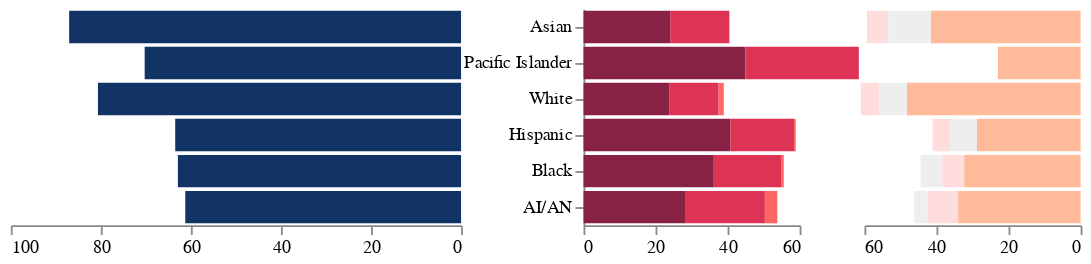

Notebook source saved alongside this figure:
### Markdown cell above
## race bars

### Code cell
base = alt.Chart(race_df).add_selection(
    select_year
).transform_filter(
    select_year
).properties(
    width=250, 
)

left3 = base.transform_filter(
    alt.datum.type=="access"
).encode(
    x=alt.X("value:Q",
            title=None,
            scale=alt.Scale(domain=[0,100]),
            sort=alt.SortOrder("descending")),
    y=alt.Y("race:N", 
            title=None, 
            axis=None,
            sort=alt.EncodingSortField(field="order", order='ascending')),
    opacity=OpacityCondition3,
    color=alt.value("#136"),
    tooltip=tooltip_left,
).mark_bar().properties(
#     title="% having access to Internet at home"
).add_selection(
    select_bar3
)

middle3 = base.encode(
    y=alt.Y("race:N", 
            sort=alt.EncodingSortField(field="order", order='ascending'),
            axis=None),
    text=alt.Text("race:N")
).mark_text().properties(width=20)

right3_a = base.encode(
    x=alt.X("value:Q",
            scale=alt.Scale(domain=[0,60]),
            title=None,
#             axis=None,
           ),
    y=alt.Y("race:N",
            title=None,
#             axis=None,
            sort=alt.EncodingSortField(field="order", order='ascending')),
    color=ColorCondition1,
    order=alt.Order("value", sort="descending"),
    opacity=OpacityCondition3,
    tooltip=tooltip_right,
).transform_filter(
    (alt.datum.type=="reasons") & (alt.datum.reason_type == 1)
# ).transform_filter(
#     select_reason
).mark_bar().properties(
#     title= "% reasons for not going online at home",
    width=120
).add_selection(
    select_bar1
).add_selection(
    select_reason
)

right3_b = base.encode(
    x=alt.X("value:Q",
            scale=alt.Scale(domain=[0,60]),
            title=None,
#             axis=None,
            sort=alt.SortOrder("descending")
           ),
    y=alt.Y("race:N",
            title=None,
            axis=None,
            sort=alt.EncodingSortField(field="order", order='ascending')),
    color=ColorCondition2,
    order=alt.Order("value", sort="descending"),
    opacity=OpacityCondition3,
    tooltip=tooltip_right,
).transform_filter(
    (alt.datum.type=="reasons") & (alt.datum.reason_type == 0)
# ).transform_filter(
#     select_reason
).mark_bar().properties(
#     title="% reasons for not going online at home",
    width=120
).add_selection(
    select_bar1
).add_selection(
    select_reason
)

alt.concat(
    left3, right3_a, right3_b, spacing=0
).configure_axis(
    grid=False
).configure_view(
    strokeOpacity=0
)

### Figure 1 — Vega-Lite specification as saved in the notebook (floating-point values rounded to 4 significant figures; data arrays with more than 128 entries replaced by an {"elided": "..."} marker saying what was removed)
{"config": {"view": {"continuousWidth": 400, "continuousHeight": 300, "strokeOpacity": 0}, "axis": {"grid": false}}, "concat": [{"mark": "bar", "encoding": {"color": {"value": "#136"}, "opacity": {"condition": {"value": 1.0, "selection": "selector003"}, "value": 0.8}, "tooltip": [{"type": "quantitative", "field": "value", "title": "percent"}], "x": {"type": "quantitative", "field": "value", "scale": {"domain": [0, 100]}, "sort": "descending", "title": null}, "y": {"type": "nominal", "axis": null, "field": "race", "sort": {"field": "order", "order": "ascending"}, "title": null}}, "selection": {"select": {"type": "single", "fields": ["year"], "bind": {"input": "radio", "options": ["2010", "2015", "2017"], "name": "year: "}, "init": {"year": "2010"}}, "selector003": {"type": "single", "on": "mouseover", "fields": ["race"], "clear": "click"}}, "transform": [{"filter": {"selection": "select"}}, {"filter": "(datum.type === 'access')"}], "width": 250}, {"mark": "bar", "encoding": {"color": {"condition": {"type": "nominal", "field": "label", "legend": null, "scale": {"domain": ["Don’t need it (not interested)", "Can use it somewhere else", "Privacy or security concerns", "Too expensive", "No computer or computer inadequate", "Not available in area", "Other reasons"], "range": ["#fb9", "#fdd", "#eec", "#824", "#d35", "#f66", "#eee"]}, "sort": {"field": "value", "order": "ascending"}, "title": "reasons", "selection": "selector004"}, "value": "lightgrey"}, "opacity": {"condition": {"value": 1.0, "selection": "selector003"}, "value": 0.8}, "order": {"type": "quantitative", "field": "value", "sort": "descending"}, "tooltip": [{"type": "nominal", "field": "label", "title": "reason"}, {"type": "quantitative", "field": "value", "title": "percent"}], "x": {"type": "quantitative", "field": "value", "scale": {"domain": [0, 60]}, "title": null}, "y": {"type": "nominal", "field": "race", "sort": {"field": "order", "order": "ascending"}, "title": null}}, "selection": {"select": {"type": "single", "fields": ["year"], "bind": {"input": "radio", "options": ["2010", "2015", "2017"], "name": "year: "}, "init": {"year": "2010"}}, "selector001": {"type": "single", "on": "mouseover", "fields": ["income"], "clear": "click"}, "selector004": {"type": "single", "fields": ["label"], "bind": "legend"}}, "transform": [{"filter": {"selection": "select"}}, {"filter": "((datum.type === 'reasons') && (datum.reason_type === 1))"}], "width": 120}, {"mark": "bar", "encoding": {"color": {"condition": {"type": "nominal", "field": "label", "scale": {"domain": ["Don’t need it (not interested)", "Can use it somewhere else", "Privacy or security concerns", "Too expensive", "No computer or computer inadequate", "Not available in area", "Other reasons"], "range": ["#fb9", "#fdd", "#eec", "#824", "#d35", "#f66", "#eee"]}, "sort": {"field": "value", "order": "ascending"}, "title": "reasons", "selection": "selector004"}, "value": "lightgrey"}, "opacity": {"condition": {"value": 1.0, "selection": "selector003"}, "value": 0.8}, "order": {"type": "quantitative", "field": "value", "sort": "descending"}, "tooltip": [{"type": "nominal", "field": "label", "title": "reason"}, {"type": "quantitative", "field": "value", "title": "percent"}], "x": {"type": "quantitative", "field": "value", "scale": {"domain": [0, 60]}, "sort": "descending", "title": null}, "y": {"type": "nominal", "axis": null, "field": "race", "sort": {"field": "order", "order": "ascending"}, "title": null}}, "selection": {"select": {"type": "single", "fields": ["year"], "bind": {"input": "radio", "options": ["2010", "2015", "2017"], "name": "year: "}, "init": {"year": "2010"}}, "selector001": {"type": "single", "on": "mouseover", "fields": ["income"], "clear": "click"}, "selector004": {"type": "single", "fields": ["label"], "bind": "legend"}}, "transform": [{"filter": {"selection": "select"}}, {"filter": "((datum.type === 'reasons') && (datum.reason_type === 0))"}], "width": 120}], "data": {"name": "data-c0bf2a7c3df87ea6aac6a67da01820b0"}, "spacing": 0, "$schema": "https://vega.github.io/schema/vega-lite/v4.0.2.json", "datasets": {"data-c0bf2a7c3df87ea6aac6a67da01820b0": {"elided": "138 records"}}}
